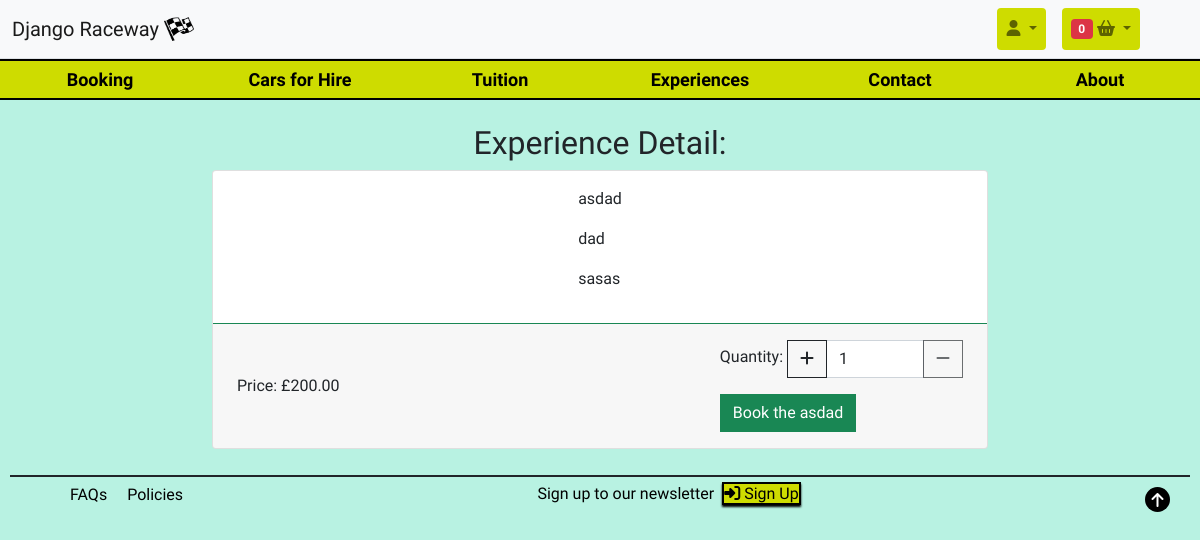
The app's page /trackdays/experiences/1/ (signed in) with its own data.
### trackdays/models.py (models this page shows, shortened)
class Experiences(models.Model):
    title = models.CharField(max_length=150,unique=True,null=False)
    description = models.TextField(max_length=1000)
    itinerary = models.TextField(max_length=1000)
    image_url = models.URLField(max_length=1024, null=True, blank=True)
    image = models.ImageField(null=True, blank=True)
    price = models.DecimalField(max_digits=7, decimal_places=2)
    class Meta:
        verbose_name_plural = "Experiences"

### trackdays/views.py (the view)
# urls.py: path('experiences/<experience_id>/', views.experiences_detail, name='exp_detail'),
def experiences_detail(request, experience_id):
    experience = get_object_or_404(Experiences, pk=experience_id)
    context = {
        "experience": experience,
    }
    return render(request, 'trackdays/experience-detail.html', context)

### checkout/contexts.py (called while the page is built)
def calc_vat(request, total):
    vat_rate = Decimal('0.20')
    vat_amount = total * vat_rate
    grand_total = total + vat_amount
    return grand_total

### trackdays/templates/trackdays/experience-detail.html (shortened to what this page needs)
{% extends "base.html" %}
{% load static %}
{% block extra_css %}
<link rel="stylesheet" href="{% static 'trackdays/css/exp_detail.css' %}">
{% endblock %}
{% block content %}
{% include 'includes/main-nav.html' %}
<h2 class="text-center mt-4">Experience Detail:</h2>
<div class="container-fluid">
    <div class="row">
        <div class="col-12 col-lg-8 offset-lg-2">
            <div class="card mb-3">
                <div class="card-body mx-auto">
                    <p>{{ experience.title }}</p>
                    <p>{{ experience.description }}</p>
                    <p>{{ experience.itinerary | safe }}</p>
                </div>
                <div class="card-footer border-success d-flex bd-highlight">
                    <div class="p-2 flex-grow-1 bd-highlight d-flex align-items-center">Price: £{{ experience.price }}
                    </div>
                    <form method="POST" action="{% url 'add_exp_to_basket' experience.id %}">
                        <div class="p-2 bd-highlight d-flex align-items-center form-group">
                            <p class="form-label mt-1 pe-1"><span>Quantity:</span></p>
                            <div class="input-group">
                                <button class="increment-qty btn btn-outline-dark rounded-0" data-item_id="{{ experience.id }}"
                                    id="increment-qty_{{ experience.id }}">
                                    <span>
                                        <i class="fas fa-plus quantity-icon"></i>
                                    </span>
                                </button>
                                <input class="form-control qty_input" type="number" name="quantity" value="1" min="1" max="10"
                                    data-item_id="{{ experience.id }}" id="id_qty_{{ experience.id }}">
                                <button class="decrement-qty btn btn-outline-dark rounded-0" data-item_id="{{ experience.id }}"
                                    id="decrement-qty_{{ experience.id }}">
                                    <span>
                                        <i class="fas fa-minus quantity-icon"></i>
                                    </span>
                                </button>
                            </div>
                        </div>
                        <div class="p-2 bd-highlight d-flex align-items-center">
                            <input type="submit" class="btn btn-success rounded-0"
                                value="Book the {{ experience.title }}">
                        </div>
                    </form>
                </div>
            </div>
        </div>
    </div>
</div>
{% endblock %}

### static/css/base.css (style rules this page uses)
* { margin: 0; padding: 0; }
html { scroll-behavior: smooth; }
body { font-family: 'Secular One', sans-serif; background-color: #b8f2e2; }

### records on screen
Experiences: title "asdad", description "dad", itinerary "sasas", price "200.00", quantity "1", title "Book the asdad"

### other values on screen
{{ product_count }} "0"
